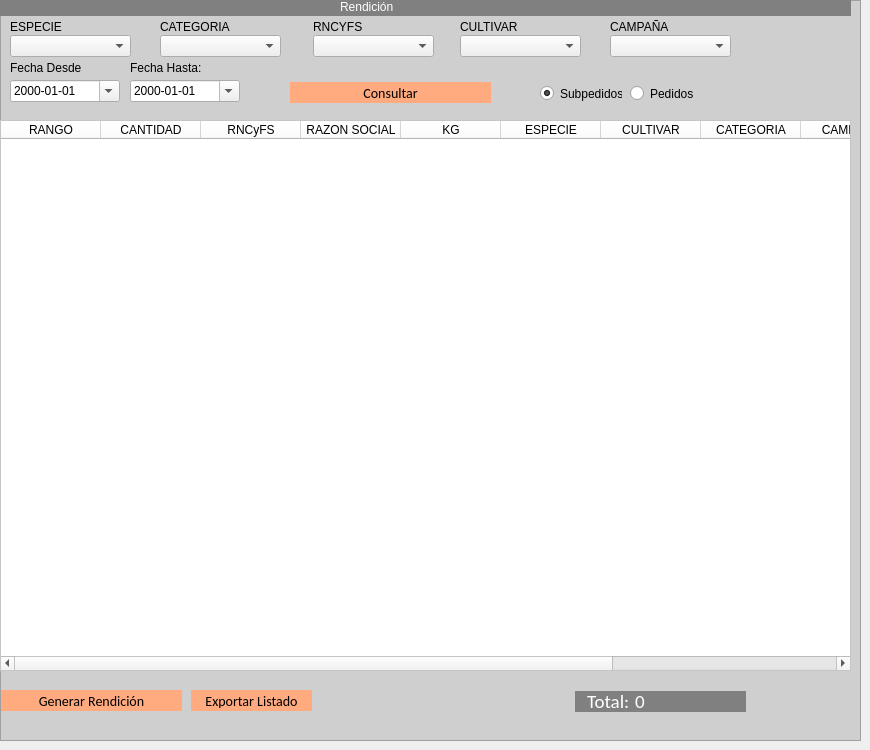
       <widget class="QWidget" name="p_rendicion">
        <widget class="QFrame" name="btn_exportar">
         <property name="geometry">
          <rect>
           <x>0</x>
           <y>0</y>
           <width>861</width>
           <height>741</height>
          </rect>
         </property>
         <property name="styleSheet">
          <string notr="true">QFrame
{
background-color: rgb(207, 207, 207);
}
QPushButton{
border-radius:15px;
background:#DBC9D4;
font-family: Calibri;
font-size:14px;
}</string>
         </property>
         <property name="frameShape">
          <enum>QFrame::StyledPanel</enum>
         </property>
         <property name="frameShadow">
          <enum>QFrame::Raised</enum>
         </property>
         <widget class="QTableWidget" name="tb_rendicion">
          <property name="geometry">
           <rect>
            <x>0</x>
            <y>120</y>
            <width>851</width>
            <height>551</height>
           </rect>
          </property>
          <property name="styleSheet">
           <string notr="true">background:white;</string>
          </property>
          <property name="editTriggers">
           <set>QAbstractItemView::AnyKeyPressed|QAbstractItemView::EditKeyPressed</set>
          </property>
          <property name="alternatingRowColors">
           <bool>true</bool>
          </property>
          <property name="sortingEnabled">
           <bool>true</bool>
          </property>
          <attribute name="verticalHeaderVisible">
           <bool>false</bool>
          </attribute>
          <column>
           <property name="text">
            <string>RANGO</string>
           </property>
          </column>
          <column>
           <property name="text">
            <string>CANTIDAD</string>
           </property>
          </column>
          <column>
           <property name="text">
            <string>RNCyFS</string>
           </property>
          </column>
          <column>
           <property name="text">
            <string>RAZON SOCIAL</string>
           </property>
          </column>
          <column>
           <property name="text">
            <string>KG</string>
           </property>
          </column>
          <column>
           <property name="text">
            <string>ESPECIE</string>
           </property>
          </column>
          <column>
           <property name="text">
            <string>CULTIVAR</string>
           </property>
          </column>
          <column>
           <property name="text">
            <string>CATEGORIA</string>
           </property>
          </column>
          <column>
           <property name="text">
            <string>CAMPAÑA</string>
           </property>
          </column>
          <column>
           <property name="text">
            <string>FECHA SOLICITUD</string>
           </property>
          </column>
          <column>
           <property name="text">
            <string>N° PEDIDO</string>
           </property>
          </column>
         </widget>
         <widget class="QDateEdit" name="fechadesde_rendicion">
          <property name="geometry">
           <rect>
            <x>10</x>
            <y>80</y>
            <width>110</width>
            <height>22</height>
           </rect>
          </property>
          <property name="displayFormat">
           <string>yyyy-MM-dd</string>
          </property>
          <property name="calendarPopup">
           <bool>true</bool>
          </property>
         </widget>
         <widget class="QDateEdit" name="fechahasta_rendicion">
          <property name="geometry">
           <rect>
            <x>130</x>
            <y>80</y>
            <width>110</width>
            <height>22</height>
           </rect>
          </property>
          <property name="displayFormat">
           <string>yyyy-MM-dd</string>
          </property>
          <property name="calendarPopup">
           <bool>true</bool>
          </property>
         </widget>
         <widget class="QLabel" name="label_6">
          <property name="geometry">
           <rect>
            <x>10</x>
            <y>60</y>
            <width>71</width>
            <height>16</height>
           </rect>
          </property>
          <property name="text">
           <string>Fecha Desde:</string>
          </property>
         </widget>
         <widget class="QLabel" name="label_22">
          <property name="geometry">
           <rect>
            <x>130</x>
            <y>60</y>
            <width>71</width>
            <height>16</height>
           </rect>
          </property>
          <property name="text">
           <string>Fecha Hasta:</string>
          </property>
         </widget>
         <widget class="QComboBox" name="cbx_rncyfs_rendicion">
          <property name="geometry">
           <rect>
            <x>313</x>
            <y>35</y>
            <width>121</width>
            <height>22</height>
           </rect>
          </property>
         </widget>
         <widget class="QComboBox" name="cbx_especie_rendicion">
          <property name="geometry">
           <rect>
            <x>10</x>
            <y>35</y>
            <width>121</width>
            <height>22</height>
           </rect>
          </property>
          <item>
           <property name="text">
            <string/>
           </property>
          </item>
          <item>
           <property name="text">
            <string>TRIGO PAN</string>
           </property>
          </item>
          <item>
           <property name="text">
            <string>SOJA</string>
           </property>
          </item>
          <item>
           <property name="text">
            <string>AVENA</string>
           </property>
          </item>
         </widget>
         <widget class="QComboBox" name="cbx_cultivar_rendicion">
          <property name="geometry">
           <rect>
            <x>460</x>
            <y>35</y>
            <width>121</width>
            <height>22</height>
           </rect>
          </property>
          <item>
           <property name="text">
            <string/>
           </property>
          </item>
          <item>
           <property name="text">
            <string>KLEIN POTRO</string>
           </property>
          </item>
          <item>
           <property name="text">
            <string>KLEIN TAURO</string>
           </property>
          </item>
          <item>
           <property name="text">
            <string>ACA 320</string>
           </property>
          </item>
         </widget>
         <widget class="QLabel" name="label_24">
          <property name="geometry">
           <rect>
            <x>313</x>
            <y>19</y>
            <width>71</width>
            <height>16</height>
           </rect>
          </property>
          <property name="text">
           <string>RNCYFS</string>
          </property>
         </widget>
         <widget class="QLabel" name="label_31">
          <property name="geometry">
           <rect>
            <x>10</x>
            <y>19</y>
            <width>71</width>
            <height>16</height>
           </rect>
          </property>
          <property name="text">
           <string>ESPECIE</string>
          </property>
         </widget>
         <widget class="QLabel" name="label_32">
          <property name="geometry">
           <rect>
            <x>460</x>
            <y>19</y>
            <width>71</width>
            <height>16</height>
           </rect>
          </property>
          <property name="text">
           <string>CULTIVAR</string>
          </property>
         </widget>
         <widget class="QComboBox" name="cbx_categoria_rendicion">
          <property name="geometry">
           <rect>
            <x>160</x>
            <y>35</y>
            <width>121</width>
            <height>22</height>
           </rect>
          </property>
          <item>
           <property name="text">
            <string/>
           </property>
          </item>
          <item>
           <property name="text">
            <string>PRIMERA</string>
           </property>
          </item>
          <item>
           <property name="text">
            <string>SEGUNDA</string>
           </property>
          </item>
          <item>
           <property name="text">
            <string>TERCERA</string>
           </property>
          </item>
          <item>
           <property name="text">
            <string>ORIGINAL</string>
           </property>
          </item>
         </widget>
         <widget class="QLabel" name="label_33">
          <property name="geometry">
           <rect>
            <x>160</x>
            <y>19</y>
            <width>71</width>
            <height>16</height>
           </rect>
          </property>
          <property name="text">
           <string>CATEGORIA</string>
          </property>
         </widget>
         <widget class="QLabel" name="label_34">
          <property name="geometry">
           <rect>
            <x>610</x>
            <y>19</y>
            <width>71</width>
            <height>16</height>
           </rect>
          </property>
          <property name="text">
           <string>CAMPAÑA</string>
          </property>
         </widget>
         <widget class="QComboBox" name="cbx_camp_rendicion">
          <property name="geometry">
           <rect>
            <x>610</x>
            <y>35</y>
            <width>121</width>
            <height>22</height>
           </rect>
          </property>
          <item>
           <property name="text">
            <string/>
           </property>
          </item>
          <item>
           <property name="text">
            <string>2022</string>
           </property>
          </item>
          <item>
           <property name="text">
            <string>2021</string>
           </property>
          </item>
         </widget>
         <widget class="QRadioButton" name="rb_todo_rendicion">
          <property name="geometry">
           <rect>
            <x>540</x>
            <y>85</y>
            <width>82</width>
            <height>17</height>
           </rect>
          </property>
          <property name="text">
           <string>Subpedidos</string>
          </property>
          <property name="checked">
           <bool>true</bool>
          </property>
         </widget>
         <widget class="QRadioButton" name="rb_solopedidos_rendicion">
          <property name="geometry">
           <rect>
            <x>630</x>
            <y>85</y>
            <width>82</width>
            <height>17</height>
           </rect>
          </property>
          <property name="text">
           <string>Pedidos</string>
          </property>
         </widget>
         <widget class="QPushButton" name="btn_consultar">
          <property name="geometry">
           <rect>
            <x>290</x>
            <y>82</y>
            <width>201</width>
            <height>21</height>
           </rect>
          </property>
          <property name="styleSheet">
           <string notr="true">QPushButton{
background-color: rgb(255, 170, 127);

}
QPushButton:hover{
background-color: rgb(212, 141, 105);

}</string>
          </property>
          <property name="text">
           <string>Consultar</string>
          </property>
         </widget>
         <widget class="QPushButton" name="btn_consultar_2">
          <property name="geometry">
           <rect>
            <x>191</x>
            <y>690</y>
            <width>121</width>
            <height>21</height>
           </rect>
          </property>
          <property name="styleSheet">
           <string notr="true">QPushButton{
background-color: rgb(255, 170, 127);

}
QPushButton:hover{
background-color: rgb(212, 141, 105);

}</string>
          </property>
          <property name="text">
           <string>Exportar Listado</string>
          </property>
         </widget>
         <widget class="QFrame" name="frame_22">
          <property name="geometry">
           <rect>
            <x>575</x>
            <y>691</y>
            <width>171</width>
            <height>21</height>
           </rect>
          </property>
          <property name="styleSheet">
           <string notr="true">background-color:grey;
border-radius:15px;</string>
          </property>
          <property name="frameShape">
           <enum>QFrame::StyledPanel</enum>
          </property>
          <property name="frameShadow">
           <enum>QFrame::Raised</enum>
          </property>
          <widget class="QLabel" name="label_85">
           <property name="geometry">
            <rect>
             <x>12</x>
             <y>2</y>
             <width>41</width>
             <height>16</height>
            </rect>
           </property>
           <property name="font">
            <font>
             <family>Calibri</family>
             <pointsize>14</pointsize>
            </font>
           </property>
           <property name="styleSheet">
            <string notr="true">color:white;</string>
           </property>
           <property name="text">
            <string>Total:</string>
           </property>
          </widget>
          <widget class="QLabel" name="signal_total_rendicion">
           <property name="geometry">
            <rect>
             <x>60</x>
             <y>2</y>
             <width>101</width>
             <height>16</height>
            </rect>
           </property>
           <property name="font">
            <font>
             <family>Calibri</family>
             <pointsize>14</pointsize>
            </font>
           </property>
           <property name="styleSheet">
            <string notr="true">color:white;</string>
           </property>
           <property name="text">
            <string>0</string>
           </property>
          </widget>
         </widget>
         <widget class="QPushButton" name="btn_rendir">
          <property name="geometry">
           <rect>
            <x>1</x>
            <y>690</y>
            <width>181</width>
            <height>21</height>
           </rect>
          </property>
          <property name="styleSheet">
           <string notr="true">QPushButton{
background-color: rgb(255, 170, 127);

}
QPushButton:hover{
background-color: rgb(212, 141, 105);

}</string>
          </property>
          <property name="text">
           <string>Generar Rendición</string>
          </property>
         </widget>
         <widget class="QFrame" name="frame_74">
          <property name="geometry">
           <rect>
            <x>0</x>
            <y>0</y>
            <width>851</width>
            <height>16</height>
           </rect>
          </property>
          <property name="styleSheet">
           <string notr="true">background:grey;
border-radius:15px;
</string>
          </property>
          <property name="frameShape">
           <enum>QFrame::StyledPanel</enum>
          </property>
          <property name="frameShadow">
           <enum>QFrame::Raised</enum>
          </property>
          <widget class="QLabel" name="label_151">
           <property name="geometry">
            <rect>
             <x>340</x>
             <y>-1</y>
             <width>101</width>
             <height>16</height>
            </rect>
           </property>
           <property name="styleSheet">
            <string notr="true">color:rgb(255, 255, 255);</string>
           </property>
           <property name="text">
            <string>Rendición</string>
           </property>
          </widget>
         </widget>
        </widget>
       </widget>
